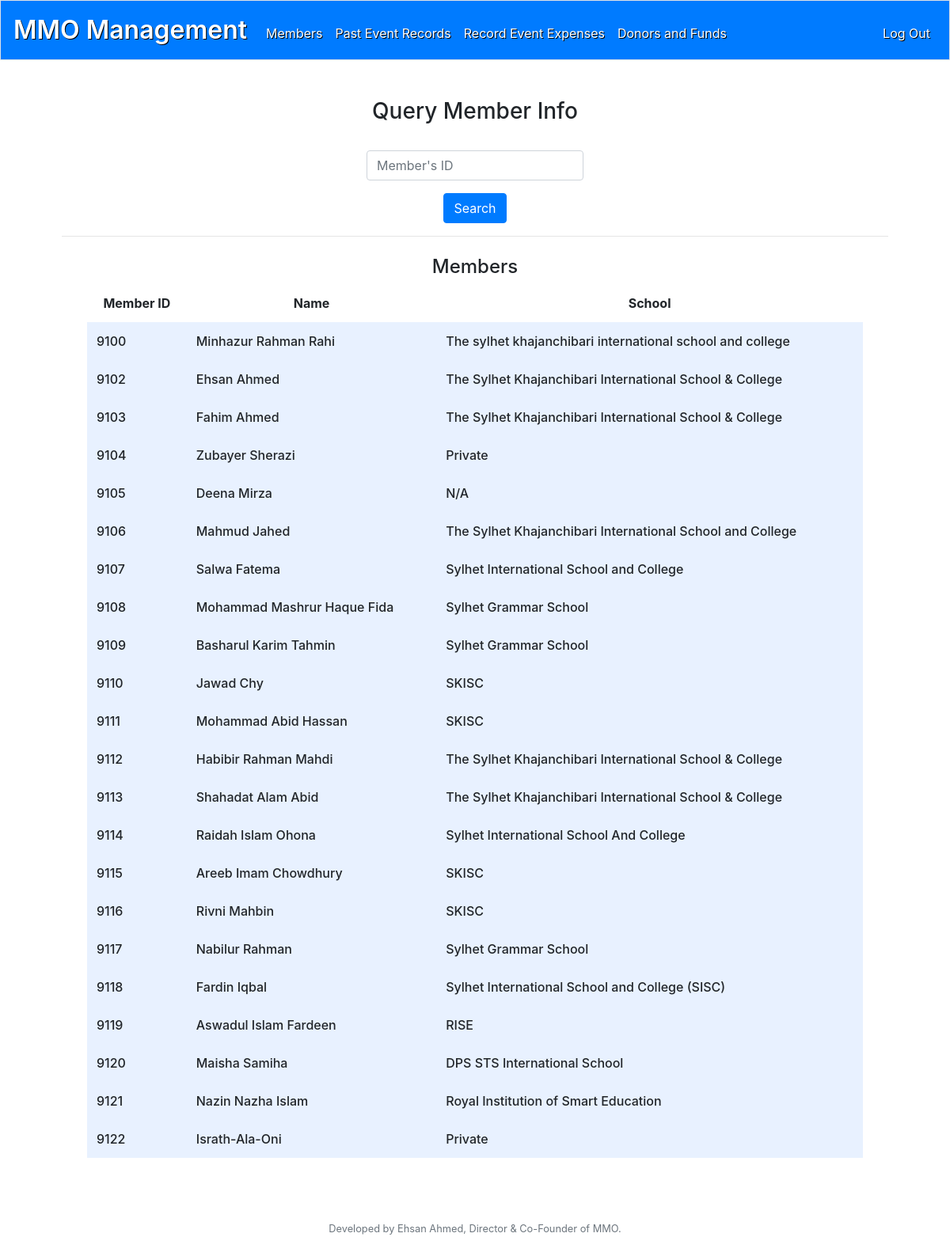
Page /members (signed in) on the earlier database version.
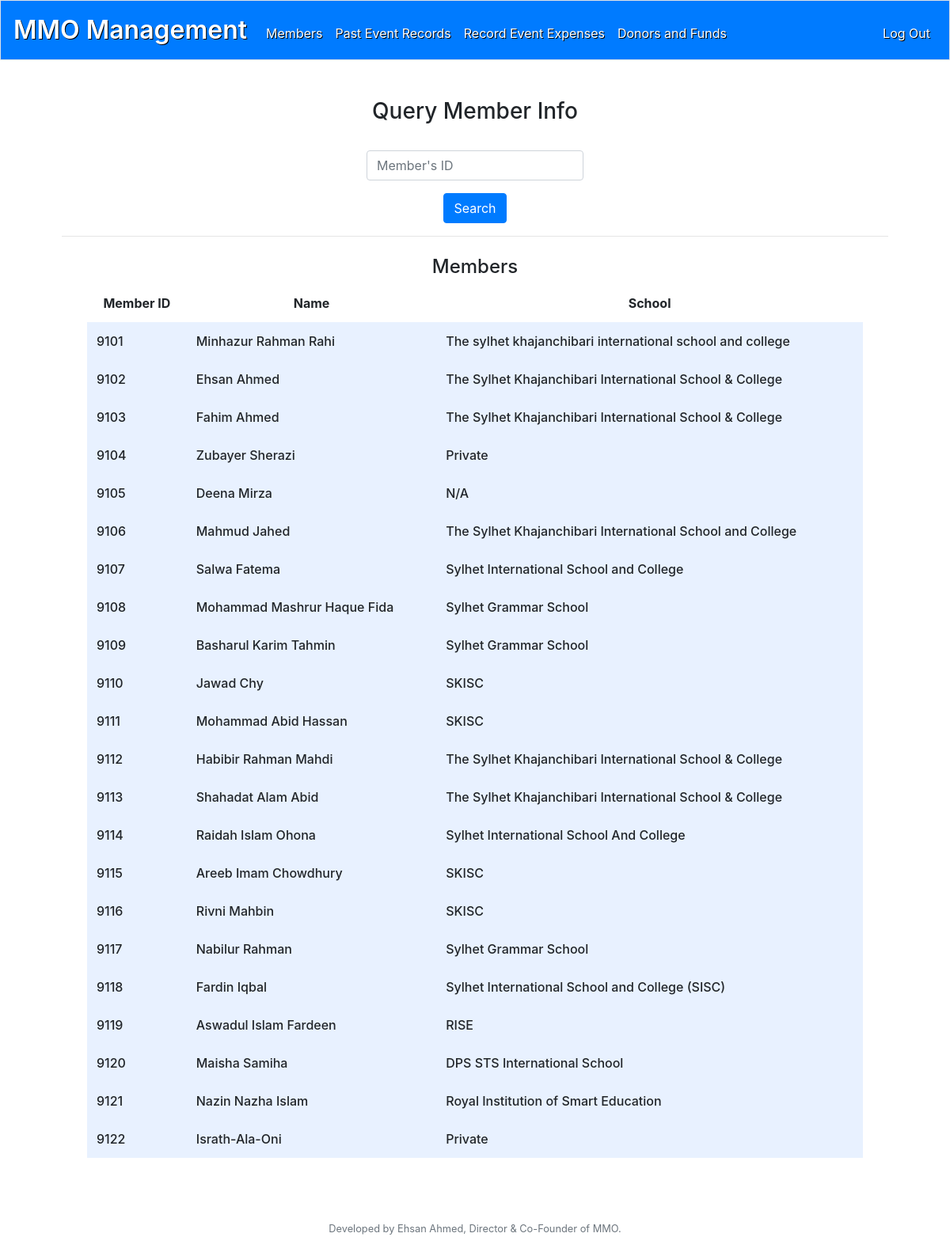
Same page on the later database version.
### tables this page shows
CREATE TABLE "members"(
  "Timestamp" TEXT,
  "Email_Address" TEXT,
  "Full_Name" TEXT,
  "School" TEXT,
  "Address" TEXT,
  "Phone_Number" TEXT,
  "Optional" TEXT,
  "Photo" TEXT,
  "Member_ID" TEXT,
  "Unique_Member_Identifier" TEXT
);

### application.py (the view)
@app.route("/members", methods=["GET", "POST"])
@login_required
def members():
    if request.method == "POST":
        if not request.form.get("id"):
            return apology("No match")
        else:
            fid = str(request.form.get("id"))
            data = db.execute('SELECT "Member_ID" FROM members WHERE "Member_ID" = ?', fid)
            if len(data) != 0:
                mid = db.execute('SELECT * FROM members WHERE "Member_ID" = ?', fid)
                return render_template("memberinfo.html", mid=mid[0])
            else:
                return apology("No match")
    else:
        rows = db.execute('SELECT "Full_Name","School","Member_ID" FROM members')
        return render_template("members.html", rows=rows)

### application.py (called while the page is built)
@app.after_request
def after_request(response):
    response.headers["Cache-Control"] = "no-cache, no-store, must-revalidate"
    response.headers["Expires"] = 0
    response.headers["Pragma"] = "no-cache"
    return response

### helpers.py (called while the page is built)
def login_required(f):
    @wraps(f)
    def decorated_function(*args, **kwargs):
        if session.get("user_id") is None:
            return redirect("/login")
        return f(*args, **kwargs)
    return decorated_function

### templates/members.html (shortened to what this page needs)
{% extends "layout.html" %}
{% block main %}
    <h3>Query Member Info</h3>
    <br>
    <form action="/members" method="post">
        <div class="form-group">
                <input autocomplete="off" autofocus class="form-control" name="id" placeholder="Member's ID"
                type="number">
        </div>
        <button class="btn btn-primary" type="submit">Search</button>
    </form>
    <hr>
    <div class="section">
        <table>
            <thead>
                <tr>
                    <h4>Members</h4>
                </tr>
                <tr>
                    <th>Member ID</th>
                    <th>Name</th>
                    <th>School</th>
                </tr>
            </thead>
            <tbody>
                    {% for rows in rows %}
                            <tr>
                                <td>{{ rows.Member_ID }}</td>
                                <td>{{ rows.Full_Name }}</td>
                                <td>{{ rows.School }}</td>
                            </tr>
                    {% endfor %}
            </tbody>
        </table>
    </div>
{% endblock %}

### templates/layout.html (shortened to what this page needs)
<!DOCTYPE html>
<html lang="en">
    <head>
        <link rel="stylesheet" href="https://cdn.jsdelivr.net/npm/bootstrap@4.5.3/dist/css/bootstrap.min.css">
        <link href="/static/styles.css" rel="stylesheet">
    </head>
    <body>
        <nav class="navbar navbar-expand-md navbar-dark bg-primary border">
            <a class="navbar-brand" href="/"><span class="blue">MMO</span> <span class="green">Management</span></a>
            <div class="collapse navbar-collapse" id="navbarColor02">
                {% if session.user_id %}
                    <ul class="navbar-nav mr-auto mt-2">
                        <li class="nav-item"><a class="nav-link" href="/members">Members</a></li>
                        <li class="nav-item"><a class="nav-link" href="/past">Past Event Records</a></li>
                        <li class="nav-item"><a class="nav-link" href="/record">Record Event Expenses</a></li>
                        <li class="nav-item"><a class="nav-link" href="/donors">Donors and Funds</a></li>
                    </ul>
                    <ul class="navbar-nav ml-auto mt-2">
                        <li class="nav-item"><a class="nav-link" href="/logout">Log Out</a></li>
                    </ul>
                {% else %}
                    <ul class="navbar-nav ml-auto mt-2">
                        <li class="nav-item"><a class="nav-link" href="/register">Register</a></li>
                        <li class="nav-item"><a class="nav-link" href="/login">Log In</a></li>
                    </ul>
                {% endif %}
            </div>
        </nav>
        <main class="container p-5">
            {% block main %}{% endblock %}
        </main>
        <footer class="small text-center text-muted">
            Developed by Ehsan Ahmed, Director & Co-Founder of MMO.
        </footer>
        <br>
    </body>
</html>

### static/styles.css (style rules this page uses)
nav .navbar-brand { font-size: xx-large; font: Helvetica; font-weight: 600; }
nav .navbar-brand .blue { color: #ffffff; text-shadow: 1px 1px #000000; }
nav .navbar-brand .green { color: #ffffff; text-shadow: 1px 1px #000000; }
.navbar-dark .navbar-nav .nav-link { color: #fff; text-shadow: 1px 1px #000000; }
main .form-control { display: inline-block; width: auto; }
main { overflow-x: auto; text-align: center; }
table { background-color: transparent; margin-bottom: 1rem; width: 100%; }
table th { padding: 0.75rem; vertical-align: middle; text-align: center; }
table td { padding: 0.75rem; vertical-align: middle; text-align: left; font-weight: 500; }
tbody tr { background-color: rgb(179, 208, 255, 0.3) }
.section { padding-bottom: 1rem; padding-left: 2rem; padding-right: 2rem; padding-top: 0.5rem; }

Differences in the rows shown:
changed members "Minhazur Rahman Rahi": Member_ID "9100" → "9101"
